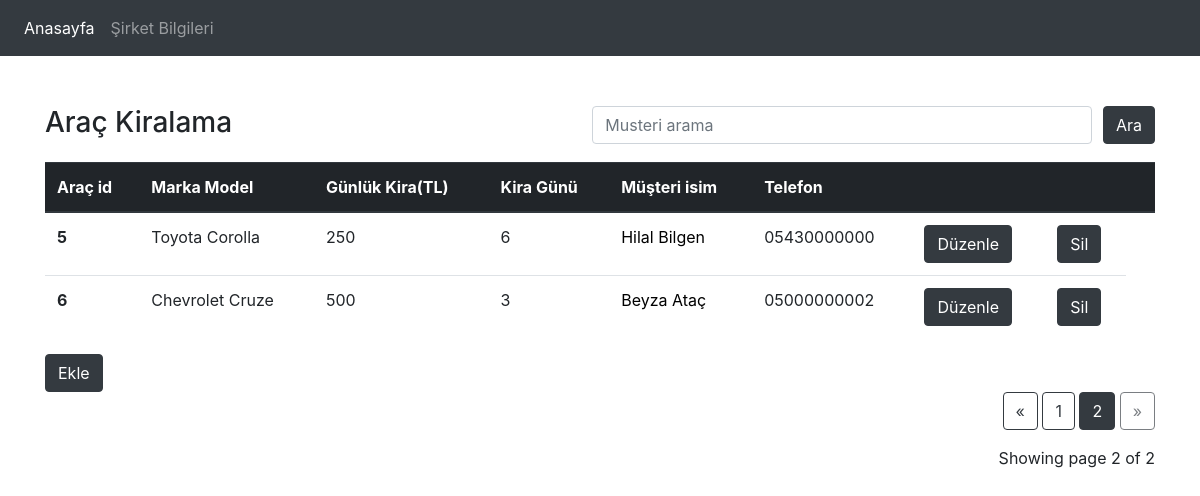
Screenshot of /?page=2 with the database file from the repository.
### mydb.py (models this page shows)
class Arac(db.Model):
    arac_id = db.Column(db.Integer, primary_key=True)
    marka = db.Column(db.String(30))
    model = db.Column(db.String(40))
    gunluk_kira_fiyati = db.Column(db.Integer)
    m_id = db.Column(db.Integer, db.ForeignKey("musteri.musteri_id"))
    s_id = db.Column(db.Integer, db.ForeignKey("sirket.sirket_id"))

class Fatura(db.Model):
    fatura_id = db.Column(db.Integer, primary_key=True)
    kira_gun = db.Column(db.Integer)
    toplam_odeme = db.Column(db.Integer)
    m_id = db.Column(db.Integer, db.ForeignKey("musteri.musteri_id"))

class Musteri(db.Model):
    musteri_id = db.Column(db.Integer, primary_key=True)
    musteri_isim = db.Column(db.String(70))
    telefon = db.Column(db.String(11))
    araclar = db.relationship("Arac",backref='musteri', lazy='select')
    faturalar = db.relationship("Fatura", backref='musteri', lazy='select')

### mydb.py (the view)
@app.route("/",methods=["GET","POST"])
def index():
    page = request.args.get('page', 1, type=int)
    index = db.session.query(Arac,Musteri,Fatura).select_from(Arac).join(Musteri).join(Fatura).paginate(page=page, per_page=4)
    return render_template("index.html",index=index)

### templates/index.html (shortened to what this page needs)
<!DOCTYPE html>
<head>
    <link rel="stylesheet" href="https://maxcdn.bootstrapcdn.com/bootstrap/4.0.0/css/bootstrap.min.css">
</head>
<body>
    <nav class="navbar navbar-expand-lg navbar-dark bg-dark">
        <div class="collapse navbar-collapse" id="navbarNav">
          <ul class="navbar-nav">
            <li class="nav-item active">
              <a class="nav-link" href="/">Anasayfa <span class="sr-only">(current)</span></a>
            </li>
            <li class="nav-item">
              <a class="nav-link" href="/sirket">Şirket Bilgileri</a>
            </li>
          </ul>
        </div>
      </nav>
    <div style = "margin-top: 50px;" class = "container" >
        <div>
        <div style="float:left"><h3>Araç Kiralama</h3></div>
        <form method="POST">
        <div style="float:right">
        <input type="submit" formaction="/search" class="btn btn-dark" value="Ara">
        </div>
        <div style="float:right"><h1>&nbsp;</h1></div>
        <div style="float:right">
        <input class="form-control" style ="width:500px;" placeholder="Musteri arama" type="text" name="search" >
        </div>
        </form>
        </div>
        <table class="table">
            <thead class="thead-dark">
              <tr>
                <th scope="col">Araç id</th>
                <th scope="col">Marka Model</th>
                <th scope="col">Günlük Kira(TL)</th>
                <th scope="col">Kira Günü</th>
                <th scope="col">Müşteri isim</th>
                <th scope="col">Telefon</th>
                <th scope="col"></th>
                <th scope="col"></th>
                <th scope="col"></th>
              </tr>
            </thead>
            <tbody>
            {% for i in index.items %}
             <tr>
                <th scope="row">{{i.Arac.arac_id}}</th>
                <td>{{i.Arac.marka+" "+i.Arac.model}}</td>
                <td>{{i.Arac.gunluk_kira_fiyati}}</td>
                <td>{{i.Fatura.kira_gun}}</td>
                <td><a href="{{ url_for('musteri',musteri_id=i.Musteri.musteri_id) }}">{{i.Musteri.musteri_isim}}</a></td>
                <td>{{i.Musteri.telefon}}</td>
                <td><a style="color:white" href="{{ url_for('update', arac_id=i.Arac.arac_id,fatura_id=i.Fatura.fatura_id,musteri_id=i.Musteri.musteri_id) }}" class="btn btn-dark">Düzenle</a></td>
                <td><a style="color:white" href="{{ url_for('delete', arac_id=i.Arac.arac_id,fatura_id=i.Fatura.fatura_id,musteri_id=i.Musteri.musteri_id)}}" type="submit" class="btn btn-dark">Sil</a></td>
              </tr>
            {% endfor %}
            </tbody>
          </table>
          <a href="/add" class="btn btn-dark" role="button">Ekle</a>
          <div class="text-right">
            <a href="{{ url_for('index', page=index.prev_num) }}"
               class="btn btn-outline-dark
               {% if index.page == 1 %}disabled{% endif %}">
                &laquo;
            </a>
            {% for page_num in index.iter_pages(left_edge=1, right_edge=1, left_current=1, right_current=2) %}
        {% if page_num %}
                    {% if index.page == page_num %}
                    <a href="{{ url_for('index', page=page_num) }}"
                       class="btn btn-dark">
                        {{ page_num }}
                    </a>
                    {% else %}
                    <a href="{{ url_for('index', page=page_num) }}"
                       class="btn btn-outline-dark">
                        {{ page_num }}
                    </a>
                    {% endif %}
                {% else %}
                    ...
                {% endif %}
            {% endfor %}
            <a href="{{ url_for('index', page=index.next_num) }}"
               class="btn btn-outline-dark
               {% if index.page == index.pages %}disabled{% endif %}">
                &raquo;
            </a>
        </div>
        <p class="text-right mt-3">
           Showing page {{ index.page }} of {{ index.pages }}
        </p>
    </div>
    </body>
</html>

### templates/index.html (style rules this page uses)
a { color: black; text-decoration: none; }

### rows the page displays
Arac: Arac.arac_id "5", Arac "Toyota Corolla", Arac.gunluk_kira_fiyati "250", Fatura.kira_gun "6", Musteri.musteri_isim "Hilal Bilgen", Musteri.telefon "05430000000"
Arac: Arac.arac_id "6", Arac "Chevrolet Cruze", Arac.gunluk_kira_fiyati "500", Fatura.kira_gun "3", Musteri.musteri_isim "Beyza Ataç", Musteri.telefon "05000000002"

### other values shown
{{ page_num }} "1"
{{ page_num }} "2"
{{ index.page }} "2"
{{ index.pages }} "2"
